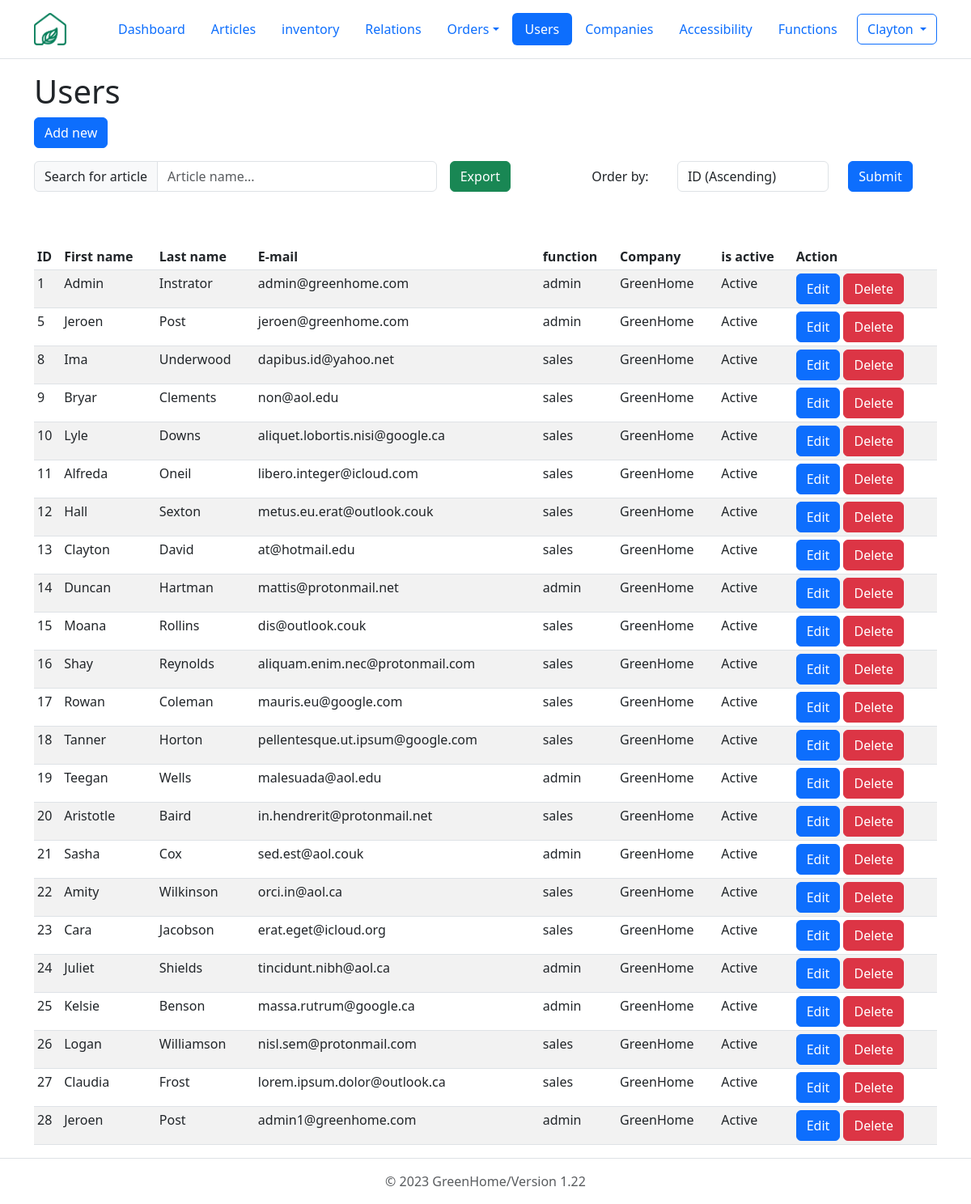
Page /php/users/GUI_users.php (signed in) on the committed database.
### tables this page shows
CREATE TABLE employees (
  id int(10) NOT NULL, 
  first_name char(255) NOT NULL, 
  last_name char(255) NOT NULL, 
  email_adress varchar(255) NOT NULL UNIQUE, 
  password varchar(255) NOT NULL, 
  company_id int(10) NOT NULL, 
  function_name varchar(10) NOT NULL, 
  is_active tinyint(1) DEFAULT 1 
);

CREATE TABLE companies (
  id int(10) NOT NULL, 
  name varchar(255) NOT NULL, 
  street varchar(255) NOT NULL, 
  house_nr varchar(10), 
  zipcode varchar(50) NOT NULL, 
  city varchar(255) NOT NULL, 
  country_code char(2) NOT NULL, 
  email_adress varchar(320) NOT NULL UNIQUE, 
  phone_number varchar(22) NOT NULL 
);

### php/users/GUI_users.php (the view, shortened to what this page needs)
<?php
require_once '../include/db_connect.php';
?>
<!DOCTYPE html>
<html lang="en" class="h-100" data-bs-theme="light">
  <head>
    <link href="https://cdn.jsdelivr.net/npm/bootstrap@5.3.0-alpha1/dist/css/bootstrap.min.css" rel="stylesheet">
  </head>
  <header class="p-3 mb-3 border-bottom">
    <div class="container">
      <div class="d-flex flex-wrap align-items-center justify-content-center justify-content-lg-start">
        <a href="../../dashboard.php" class="d-flex align-items-center mb-2 mb-lg-0 text-dark text-decoration-none me-5">
          <img src="../../images/logo.png" alt="company logo" srcset="" width="40" height="40">
        </a>
        <ul class="nav col-12 col-lg-auto me-lg-auto mb-2 justify-content-center mb-md-0 nav-pills">
          <li class="nav-item"><a href="../../dashboard.php" class="nav-link">Dashboard</a></li>
          <li class="nav-item"><a href="../articles/GUI_articles.php" class="nav-link" >Articles</a></li>
          <li class="nav-item"><a href="../stock/GUI_stock.php" class="nav-link" >inventory</a></li>
          <li class="nav-item"><a href="../relations/GUI_relations.php" class="nav-link" aria-current="page" >Relations</a></li>
          <li class="nav-item dropdown">
            <a class="nav-link dropdown-toggle" data-bs-toggle="dropdown" href="#" role="button" aria-expanded="false">Orders</a>
          </li>
          <li class="nav-item"><a href="../users/GUI_users.php" class="nav-link active" aria-current="page">Users</a></li>
          <li class="nav-item "><a class="nav-link" href="../companies/GUI_companies.php">Companies</a></li>
          <li class="nav-item "><a class="nav-link" href="../accessibilities/GUI_accessibilities.php">Accessibility</a></li>
          <li class="nav-item "><a  href="../functions/GUI_functions.php" class="nav-link">Functions</a></li>
        </ul>
        <?php
          if(isset($_SESSION['user_id'])):?>
            <div class='dropdown text-end'>
              <button class="btn btn-outline-primary dropdown-toggle" type="button" data-bs-toggle="dropdown" aria-expanded="false">
              <?=$_SESSION['user_name']?>
              </button>
            </div>
          <?php else :?>
            <div class='nav-item ml-auto'>
            <a href='../users/GUI_login.php' class='btn btn-outline-primary'>Login</a>
            </div>
          <?php endif;?>
      </div>
    </div>
  </header>
  <body class="d-flex flex-column h-100">
    <div class="container">
      <h1>Users</h1>
      <button class='btn btn-primary' data-bs-toggle='modal' data-bs-target='#newUserModal'>Add new</button>
      <br>
      <div class="d-flex align-items-center mb-5">
        <div class="input-group my-3 me-3">
          <span class="input-group-text" id="tableSearchBar">Search for article</span>
          <input type="text" class="form-control" id="searchInput" placeholder="Article name..." aria-label="articlename" aria-describedby="tableSearchBar" onkeyup="tableSearch()">
        </div>
        <a href="../include/exportData.php?report=exportUsers" class="btn btn-success my-3">Export</a>
        <div class="container d-flex align-items-center justify-content-end my-3 me-3">
          <form method="get">
            <div class="form-group row align-items-center">
              <label for="order_by" class="col-sm-3 col-form-label">Order by:</label>
              <div class="col-sm-6">
                <select class="form-control" id="order_by" name="order_by">
                  <option value="id_asc">ID (Ascending)</option>
                </select>
              </div>
              <div class="col-sm-3">
                <button type="submit" class="btn btn-primary">Submit</button>
              </div>
            </div>
          </form>
        </div>
      </div>
      <table class="table table-striped table-sm" id="table">
        <thead>
          <tr>
            <th>ID</th>
            <th>First name</th>
            <th>Last name</th>
            <th>E-mail</th>
            <th>function</th>
            <th>Company</th>
            <th>is active</th>
            <th>Action</th>
          </tr>
        </thead>
        <tbody>
        <?php
        $records_per_page = 25;
        $current_page = isset($_GET['page']) && is_numeric($_GET['page']) ? (int)$_GET['page'] : 1;
        $offset = ($current_page - 1) * $records_per_page;
        if(isset($_GET["order_by"])){
          $get_order_by = $_GET["order_by"];
          switch($get_order_by) {
            case "first_name_asc":
              $order_by = "first_name ASC";
              break;
            case "first_name_desc":
              $order_by = "first_name DESC";
              break;
            case "id_asc":
              $order_by = "id ASC";
              break;
            case "id_desc":
              $order_by = "id DESC";
              break;
            case "name_asc":
              $order_by = "name ASC";
              break;
            case "name_desc":
              $order_by = "name DESC";
              break;
            case "is_active_asc":
              $order_by = "is_active ASC";
              break;
            case "is_active_desc":
              $order_by = "is_active DESC";
              break;
            case "function_name_asc":
              $order_by = "function_name ASC";
              break;
            case "function_name_desc":
              $order_by = "function_name DESC";
              break;
            default:
              $order_by = "id ASC";
          }
        } else {
          $order_by = "id ASC";
        }
        $sql =
        "SELECT employees.id, employees.first_name, employees.last_name, employees.email_adress, employees.function_name, companies.name, IF(employees.is_active = 1, 'Active', 'Non-active') AS 'is_active'
        FROM employees
        JOIN companies
          ON employees.company_id  = companies.id
        ORDER BY $order_by
        LIMIT $records_per_page
        OFFSET $offset;";
        $result = $connection->query($sql);
        while($row = $result->fetch_assoc()) {
          echo "<tr>
          <td>$row[id]</td>
          <td>$row[first_name]</td>
          <td>$row[last_name]</td>
          <td>$row[email_adress]</td>
          <td>$row[function_name]</td>
          <td>$row[name]</td>
          <td>$row[is_active]</td>
          <td>
            <a class='btn btn-primary' href='GUI_userEdit.php?id=$row[id]'>Edit</a>
            <a class='btn btn-danger' href='controller_user.php?action=delete&id=$row[id]'>Delete</a>
          </td>
          </tr>";
        }
        ?>
        </tbody>
      </table>
    </div>
  </body>
  <?php
  require_once '..\include\footer.php'?>
</html>

### rows in the picture
employees: id "1", first_name "Admin", last_name "Instrator", email_adress "admin@greenhome.com", function_name "admin", company.name "GreenHome", row "Active"
employees: id "5", first_name "Jeroen", last_name "Post", email_adress "jeroen@greenhome.com", function_name "admin", company.name "GreenHome", row "Active"
employees: id "8", first_name "Ima", last_name "Underwood", email_adress "dapibus.id@yahoo.net", function_name "sales", company.name "GreenHome", row "Active"
employees: id "9", first_name "Bryar", last_name "Clements", email_adress "non@aol.edu", function_name "sales", company.name "GreenHome", row "Active"
employees: id "10", first_name "Lyle", last_name "Downs", email_adress "aliquet.lobortis.nisi@google.ca", function_name "sales", company.name "GreenHome", row "Active"
employees: id "11", first_name "Alfreda", last_name "Oneil", email_adress "libero.integer@icloud.com", function_name "sales", company.name "GreenHome", row "Active"
employees: id "12", first_name "Hall", last_name "Sexton", email_adress "metus.eu.erat@outlook.couk", function_name "sales", company.name "GreenHome", row "Active"
employees: id "13", first_name "Clayton", last_name "David", email_adress "at@hotmail.edu", function_name "sales", company.name "GreenHome", row "Active"
employees: id "14", first_name "Duncan", last_name "Hartman", email_adress "mattis@protonmail.net", function_name "admin", company.name "GreenHome", row "Active"
employees: id "15", first_name "Moana", last_name "Rollins", email_adress "dis@outlook.couk", function_name "sales", company.name "GreenHome", row "Active"
employees: id "16", first_name "Shay", last_name "Reynolds", email_adress "aliquam.enim.nec@protonmail.com", function_name "sales", company.name "GreenHome", row "Active"
employees: id "17", first_name "Rowan", last_name "Coleman", email_adress "mauris.eu@google.com", function_name "sales", company.name "GreenHome", row "Active"
employees: id "18", first_name "Tanner", last_name "Horton", email_adress "pellentesque.ut.ipsum@google.com", function_name "sales", company.name "GreenHome", row "Active"
employees: id "19", first_name "Teegan", last_name "Wells", email_adress "malesuada@aol.edu", function_name "admin", company.name "GreenHome", row "Active"
employees: id "20", first_name "Aristotle", last_name "Baird", email_adress "in.hendrerit@protonmail.net", function_name "sales", company.name "GreenHome", row "Active"
employees: id "21", first_name "Sasha", last_name "Cox", email_adress "sed.est@aol.couk", function_name "admin", company.name "GreenHome", row "Active"
employees: id "22", first_name "Amity", last_name "Wilkinson", email_adress "orci.in@aol.ca", function_name "sales", company.name "GreenHome", row "Active"
employees: id "23", first_name "Cara", last_name "Jacobson", email_adress "erat.eget@icloud.org", function_name "sales", company.name "GreenHome", row "Active"
employees: id "24", first_name "Juliet", last_name "Shields", email_adress "tincidunt.nibh@aol.ca", function_name "admin", company.name "GreenHome", row "Active"
employees: id "25", first_name "Kelsie", last_name "Benson", email_adress "massa.rutrum@google.ca", function_name "admin", company.name "GreenHome", row "Active"
employees: id "26", first_name "Logan", last_name "Williamson", email_adress "nisl.sem@protonmail.com", function_name "sales", company.name "GreenHome", row "Active"
employees: id "27", first_name "Claudia", last_name "Frost", email_adress "lorem.ipsum.dolor@outlook.ca", function_name "sales", company.name "GreenHome", row "Active"
employees: id "28", first_name "Jeroen", last_name "Post", email_adress "admin1@greenhome.com", function_name "admin", company.name "GreenHome", row "Active"

### other values in the picture
$_SESSION['user_name'] "Clayton"
